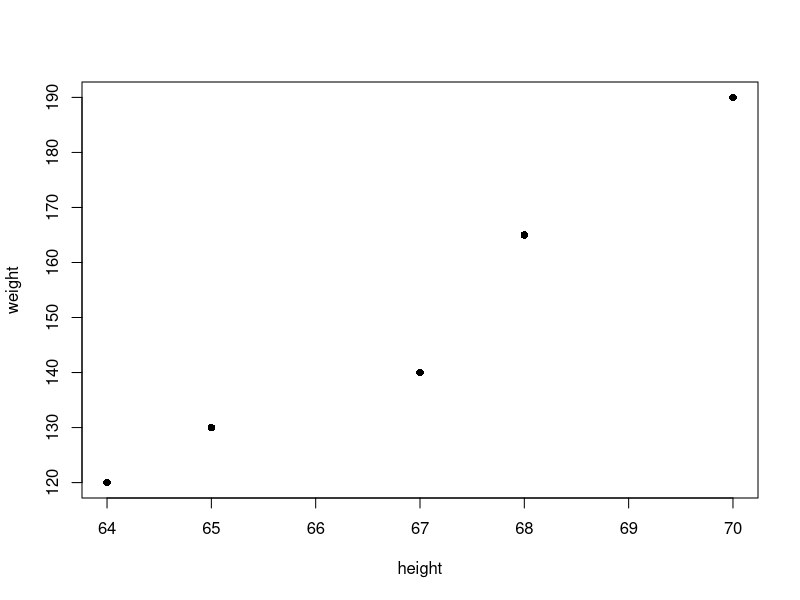
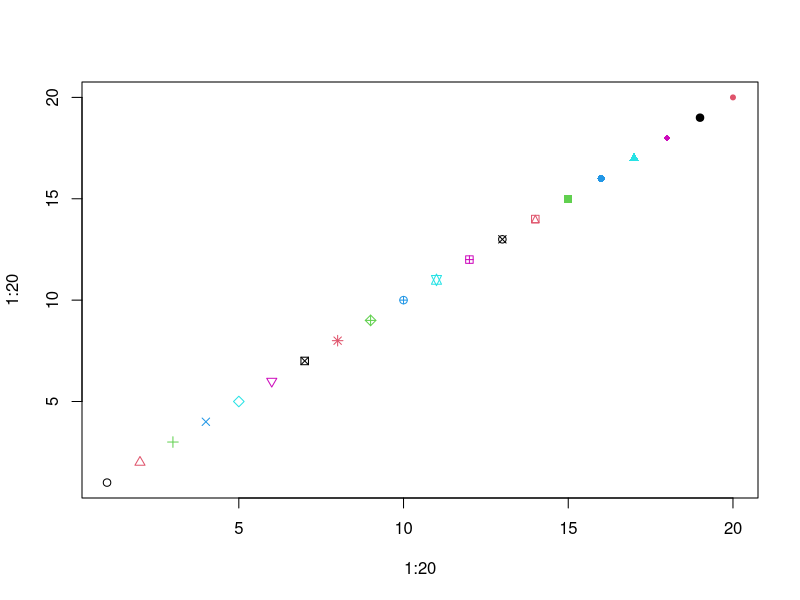
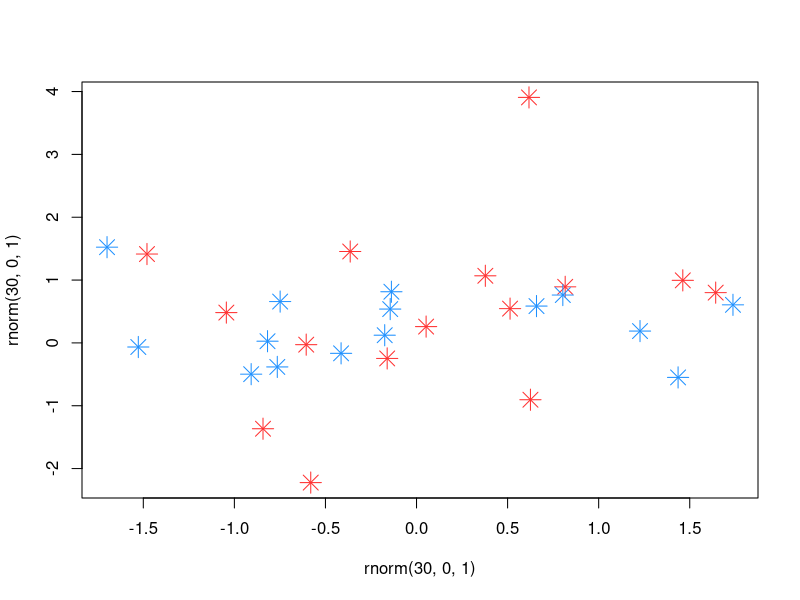
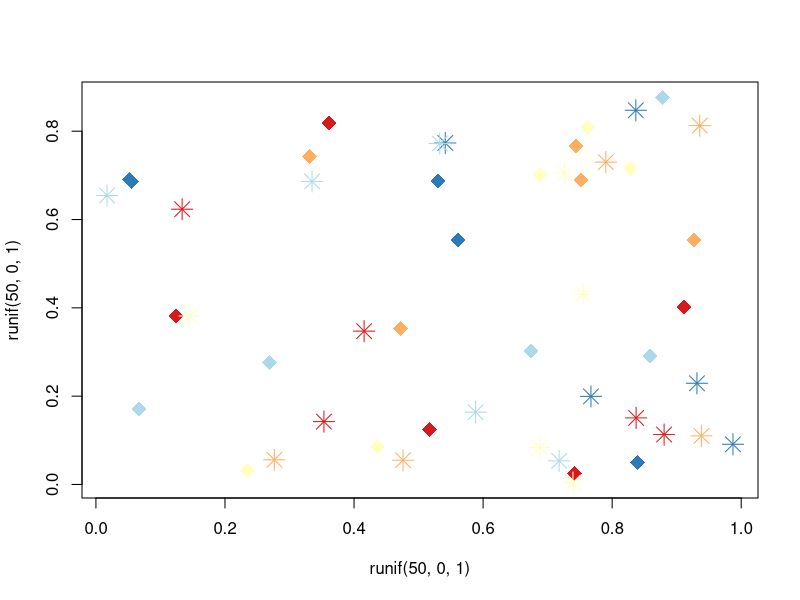
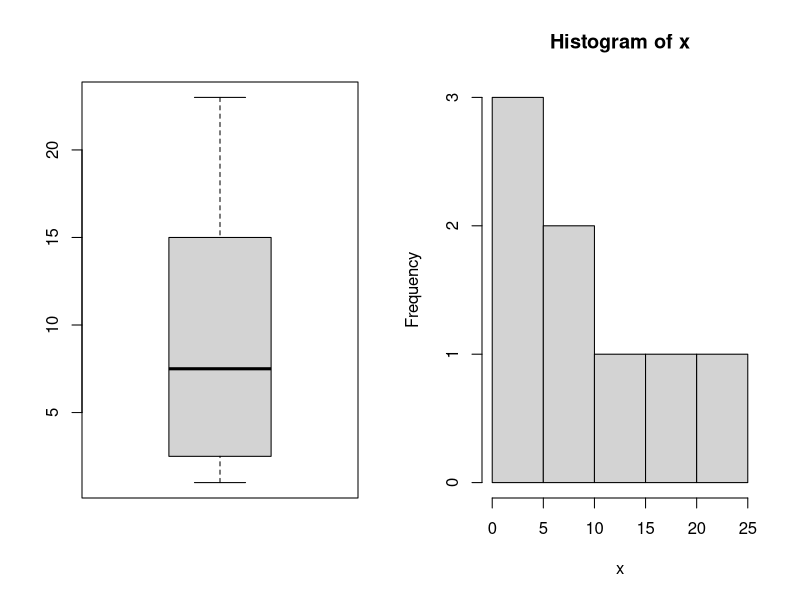

Generate these figures, in order, with R:
## ---- chunk 1
1+2
3*5
pi
3.5^3
sqrt(9)
## ---- chunk 2
height<-c(64, 67, 68, 70, 65)
weight<-c(120, 140, 165, 190, 130)
summary(height)
weight
height
dat1=cbind(weight, height)
dat1
## ---- chunk 3
plot(weight~height, data=dat1, pch=16)
## ---- chunk 4
plot(1:20, 1:20, pch=1:20, col=1:6)
## ---- chunk 5
plot(rnorm(30, 0, 1), rnorm(30, 0, 1), pch=8, cex=2, col=c("dodgerblue1", "firebrick1"))
## ---- chunk 6
library(RColorBrewer)
col.use=brewer.pal(5, "RdYlBu")
plot(runif(50, 0, 1), runif(50, 0, 1), pch=c(8, 18), cex=2, col=col.use)

## ---- chunk 7
1:20 # Integers from 1 to 20.
-4:5 # Integers from -4 to 5
5:1  # Integers from 5 to 1
seq(0,1, len=20) # 20 numbers equally spaced between 0 and 1. 
## ---- chunk 8
rep(c(1,2,3), each=3)
rep(c(2,4,6), 4)
## ---- chunk 9
x <- c(1, 23, 2, 3, 12, 18, 6, 9)
x
mean(x)
median(x)
var(x)
par(mfrow=c(1,2))
boxplot(x)
hist(x)
## ---- chunk 10
A= matrix(1:16, nrow=4,ncol=4)
A
## ---- chunk 11
A[2,3]
## ---- chunk 12
A[c(1,3), c(2,4)]
A[1:3, 2:4]
A[1:2, ]
A[, 3:4]
## ---- chunk 13
A[1,]
## ---- chunk 14
A[-c(1,3),]
## ---- chunk 15
dim(A)
